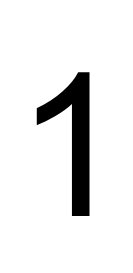
#> input picture Assignments/HW06/number1.png, 133 x 273 px
$ python FourierDescriptor.py
#> lines starting #> are read from the running program, lines starting #| are printed output that depends on the picture
import matplotlib.image as mpimg
import matplotlib.pyplot as plt
import numpy as np


def extract_shape(im_file, blowup=1., plot_img=False, plot_contour=False, plot_contour_pts=False):
    """
    This function is used to extract the shapes of the letters or number passed to it as images
    :param im_file: image file
    :param blowup: blowup factor
    :param plot_img: boolean to plot image
    :param plot_contour: boolean to plot contour
    :param plot_contour_pts:  boolean to plot contour points
    :return: x and y contour array's
    """
#> called with im_file = 'number1.png', blowup = 1, plot_img = False, plot_contour = False, plot_contour_pts = False
    im = mpimg.imread(im_file)
#> im is the input picture: shape (273, 133, 4) float32; mean R, G, B, A 0.913, 0.913, 0.913, 0.996

    if len(im.shape) > 2:
        im = im[:, :, 0]
#> im: shape (273, 133) float32

    if plot_img:
        plt.figure()
        plt.title('Original Shape')
        plt.imshow(im, cmap=plt.cm.gray)

    x = np.arange(im.shape[1]) * blowup
#> x = 133 values from 0 to 132
    y = np.arange(im.shape[0]) * blowup
#> y = 273 values from 0 to 272

    # Have to flip x to get the orientation right, again just a peculiar convention we have to work around
    y = y[::-1]
    X, Y = np.meshgrid(x, y)

    plt.figure()
    plt.title('Contours')
    # tranpose operation
    CS = plt.contour(X, Y, im, 1)
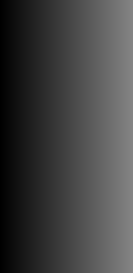
#> X: shape (273, 133) float64; min 0, max 132, mean 66
    if not plot_contour:
        plt.close()
    cs_paths = CS.collections[0].get_paths()
#> cs_paths = 1 item
    x_arr = []
    y_arr = []
    for i in range(len(cs_paths)):
        p = cs_paths[i]
        v = p.vertices
        x_arr.append(v[:, 0])
        y_arr.append(v[:, 1])
#> this loop made 1 pass
#> after the loop, x_arr = 1 item; y_arr = 1 item

    if plot_contour_pts:
        plt.figure()
        plt.title("Verify the contour points are correct")
        for i in range(len(x_arr)):
            plt.scatter(x_arr[i], y_arr[i])

    return x_arr, y_arr


def FD(x, y, plot_FD=False, y_lim=None):
    """
    Function to get the FD's
    :param x:
    :param y:
    :param plot_FD:
    :param y_lim:
    :return: Z , k and K_low
    """
    # Total number of points
    N = len(x)
    n = np.arange(N)

    z = x + 1j * y

    z *= np.exp(1j * np.pi / 2)  # To plot the image horizontally

    Z = np.fft.fft(z)

    d_complex = np.gradient(z)
    d = np.abs(d_complex).mean()
    k = np.fft.fftfreq(len(z), d=d)
    k_lo = np.abs(k[np.argsort(np.abs(k))][1])

    if plot_FD is True:
        plt.figure()
        plt.title('FD real and imag')
        plt.plot(Z.real, 'b-')
        plt.plot(Z.imag, 'g-')
        if y_lim is not None:
            plt.ylim([-y_lim, y_lim])
    return Z, k, k_lo


def filt_FD(Z, n_keep, no_zeroth=True):
    """
    Function to filter the FD's
    :param Z:
    :param n_keep:
    :param no_zeroth:
    :return: Z and the filtered array
    """
    N = len(Z)
    n = np.arange(len(Z))
    zeroth = 1
    if no_zeroth:
        zeroth = n > 0
    filt1 = zeroth * (n <= n_keep)
    filt2 = (n > ((N - 1) - n_keep))
    filt = filt1 + filt2
    Z *= filt
    return Z, n_keep * filt


def get_FD_abs(x, y, order=10, norm=True, no_zeroth=True):
    """
    Function to get the avsoulte FD's
    :param x:
    :param y:
    :param order:
    :param norm:
    :param no_zeroth:
    :return:  magnitude , kept k values, x,y records
    """
    x_reco = []
    y_reco = []
    fd_magn = []
    for i in range(len(x)):
        Z, k, k_lo = FD(x[i], y[i])
        Z_filt, k_filt = filt_FD(Z, order, no_zeroth)
        if norm:
            Z_filt = size_norm(Z_filt)
        x_rec, y_rec = recover_shape(Z_filt)
        tmp_mag = []
        for i in Z_filt:
            if i != 0:
                tmp_mag.append(i)  # k_kept
        fd_mag = np.abs(tmp_mag)
        x_reco.append(x_rec)
        y_reco.append(y_rec)
        fd_magn.append(fd_mag)

    k_kept = k[Z_filt != 0]
    return fd_magn, k_kept, x_reco, y_reco


def recover_shape(Z):
    """
    Function to recover the shape
    :param Z:
    :return: the x,y recovered values
    """
    z_rec = np.fft.ifft(Z)
    x_rec = z_rec.real
    y_rec = z_rec.imag
    return x_rec, y_rec


def size_norm(Z):
    """
    Function to normalize the size
    :return:
    """
    return Z / np.sqrt(np.abs(Z[1]) * np.abs(Z[-1]))


if __name__ == "__main__":
    import argparse

    parser = argparse.ArgumentParser()
    parser.add_argument('-order', type=int)
    parser.add_argument('--no-norm', dest='norm', action='store_false')
    parser.add_argument('-zeroth', dest='no_zeroth', action='store_false')
    parser.set_defaults(no_zeroth=True, norm=True)
    args = parser.parse_args()

    order = 10
    norm = args.norm
    no_zeroth = args.no_zeroth

    x1, y1 = extract_shape('number1.png')
#> x1 = 1 item; y1 = 1 item
    x2, y2 = extract_shape('number2.png')
#> call 2 of extract_shape, with im_file = 'number2.png', blowup = 1, plot_img = False, plot_contour = False, plot_contour_pts = False
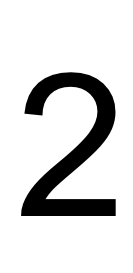
#> input picture Assignments/HW06/number2.png, 133 x 273 px
#> in extract_shape, im is the input picture: shape (273, 133, 4) float32; mean R, G, B, A 0.852, 0.852, 0.852, 0.996
#> in extract_shape (call 2), `plt.close()`:
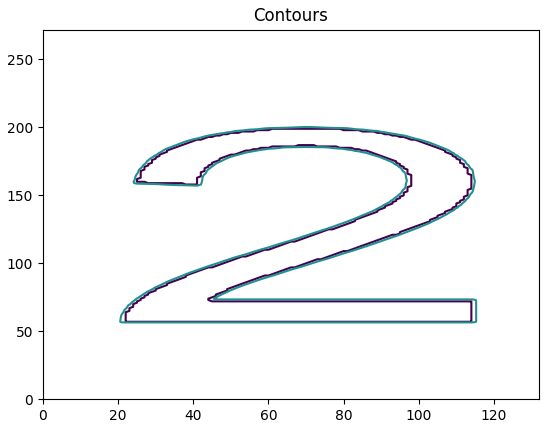
#> figure drawn by matplotlib, 1 panel
#> the loop in extract_shape (call 2), `for i in range(len(cs_paths)):` made 1 pass
#> x2 = 1 item; y2 = 1 item
    x6, y6 = extract_shape('number6.png')
#> call 3 of extract_shape, with im_file = 'number6.png', blowup = 1, plot_img = False, plot_contour = False, plot_contour_pts = False
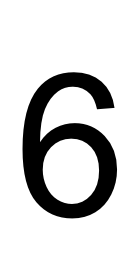
#> input picture Assignments/HW06/number6.png, 133 x 274 px
#> in extract_shape, im is the input picture: shape (274, 133, 4) float32; mean R, G, B, A 0.828, 0.828, 0.828, 0.992
#> in extract_shape (call 3), `plt.close()`:
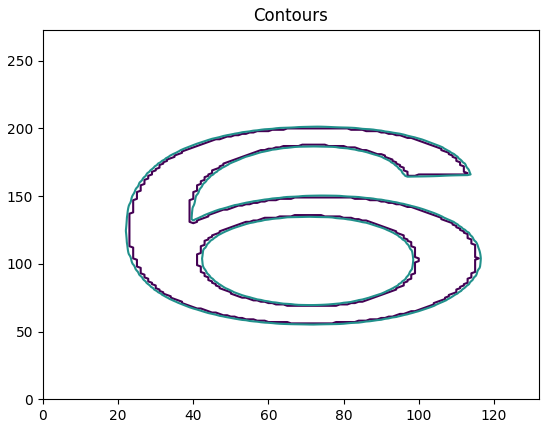
#> figure drawn by matplotlib, 1 panel
#> the loop in extract_shape (call 3), `for i in range(len(cs_paths)):` made 1 pass
#> x6 = 1 item; y6 = 1 item

    fd1_mag, k_kept1, x1_rec, y1_rec = get_FD_abs(x1, y1, order, norm, no_zeroth)
#> the loop in get_FD_abs, `for i in range(len(x)):` made 1 pass
#> (d in FD, k_lo, zeroth in filt_FD) on pass 1: (0.912, 0.00254, 1)
#> in get_FD_abs, `k_kept = k[Z_filt != 0]`: k_kept = 20 values, max 0.0254 at index 9, min -0.0254 at index 10, mean -6.51e-20
#> fd1_mag = 1 item; k_kept1 has the same summary as k_kept in get_FD_abs; x1_rec = 1 item; y1_rec = 1 item
    fd2_mag, k_kept2, x2_rec, y2_rec = get_FD_abs(x2, y2, order, norm, no_zeroth)
#> the loop in get_FD_abs (call 2), `for i in range(len(x)):` made 1 pass
#> (d in FD, k_lo, zeroth in filt_FD) on pass 1: (0.828, 0.00148, 1)
#> fd2_mag = 1 item; k_kept2 = 20 values, max 0.0148 at index 9, min -0.0148 at index 10, mean -1.84e-19; x2_rec = 1 item; y2_rec = 1 item
    fd6_mag, k_kept6, x6_rec, y6_rec = get_FD_abs(x6, y6, order, norm, no_zeroth)
#> fd6_mag = 1 item; k_kept6 = 20 values, max 0.0117 at index 9, min -0.0117 at index 10, mean 3.25e-20; x6_rec = 1 item; y6_rec = 1 item

    plt.figure()
    plt.title("Numbers Recovered From FD's")
    for i in range(len(x1_rec)):
        plt.plot(x1_rec[i], y1_rec[i], 'b')
    for i in range(len(x2_rec)):
        plt.plot(x2_rec[i], y2_rec[i], 'g')
    for i in range(len(x6_rec)):
        plt.plot(x6_rec[i], y6_rec[i], 'r')
    plt.savefig('rec_numbers126.pdf')
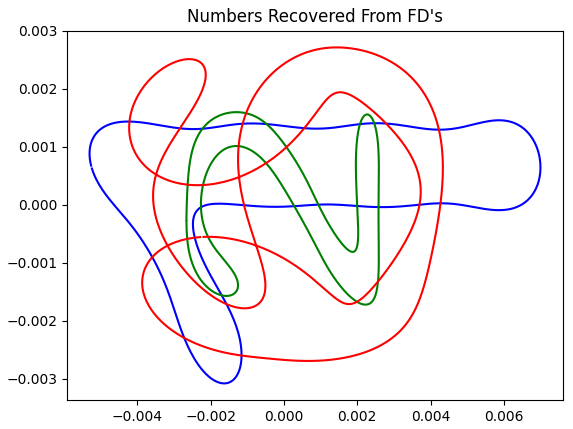
#> figure drawn by matplotlib, 1 panel
    plt.show()

    plt.figure()
    plt.title("Magnitudes of FD's for 1, 2, and 6")

    for i in range(len(fd1_mag)):
        plt.plot(k_kept1, fd1_mag[i], 'bo')
    for i in range(len(fd2_mag)):
        plt.plot(k_kept2, fd2_mag[i], 'gx')
    for i in range(len(fd6_mag)):
        plt.plot(k_kept6, fd6_mag[i], 'r^')
    plt.savefig('FourierDescriptor_numbers126.pdf')
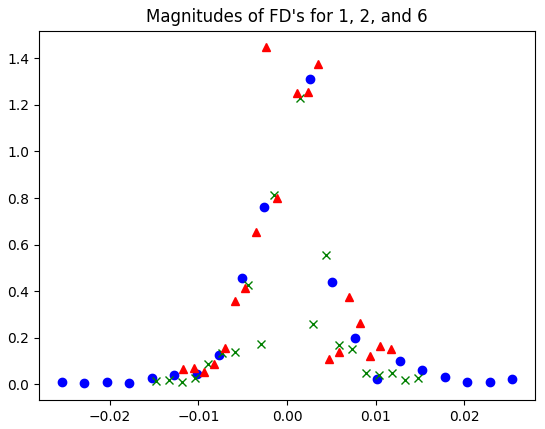
#> figure drawn by matplotlib, 1 panel
    plt.show()
